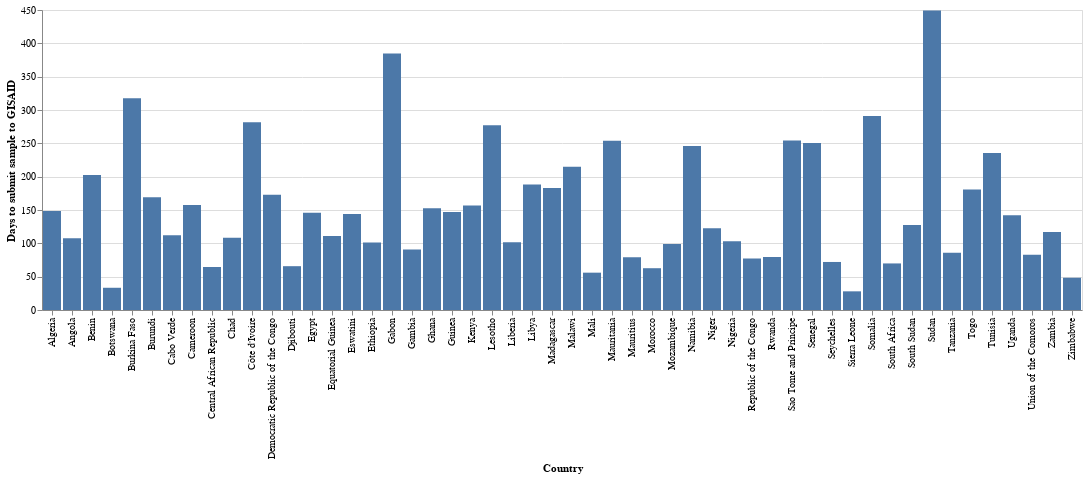

Notebook cell for this chart:
### Code cell
def date_greater_filter(date, cutoff):
    date_parts = date.split('-')
    date_day = int(date_parts[2]) if len(date_parts) == 3 else 0
    date_month = int(date_parts[1]) if len(date_parts) >= 2 else 0
    date_year = int(date_parts[0])
    return [date_year, date_month, date_day] >= cutoff

def date_lesser_filter(date, cutoff):
    return not date_greater_filter(date, cutoff)
 
alt.Chart(
    africa_metadata[africa_metadata.apply(lambda r:date_greater_filter(r['date_submitted'], [2021,11,1]), axis=1)].groupby('country').mean().reset_index().sort_values(by='days_to_submit')
).mark_bar().encode(x=alt.X("country", title="Country"), y=alt.Y("days_to_submit", title="Days to submit sample to GISAID"))

### Figure 1 — Vega-Lite specification as saved in the notebook (floating-point values rounded to 4 significant figures)
{"config": {"view": {"continuousWidth": 400, "continuousHeight": 300}}, "data": {"name": "data-cf3f63b7593e5d8d29f8a6e4bd395d41"}, "mark": "bar", "encoding": {"x": {"type": "nominal", "field": "country", "title": "Country"}, "y": {"type": "quantitative", "field": "days_to_submit", "title": "Days to submit sample to GISAID"}}, "$schema": "https://vega.github.io/schema/vega-lite/v4.8.1.json", "datasets": {"data-cf3f63b7593e5d8d29f8a6e4bd395d41": [{"country": "Sierra Leone", "length": 29760.0, "purpose_of_sequencing": null, "days_to_submit": 28.0}, {"country": "Botswana", "length": 29410.0, "purpose_of_sequencing": null, "days_to_submit": 33.35}, {"country": "Zimbabwe", "length": 29750.0, "purpose_of_sequencing": null, "days_to_submit": 48.4}, {"country": "Mali", "length": 29810.0, "purpose_of_sequencing": null, "days_to_submit": 56.0}, {"country": "Morocco", "length": 29740.0, "purpose_of_sequencing": null, "days_to_submit": 62.69}, {"country": "Central African Republic", "length": 29690.0, "purpose_of_sequencing": null, "days_to_submit": 64.47}, {"country": "Djibouti", "length": 29740.0, "purpose_of_sequencing": null, "days_to_submit": 65.72}, {"country": "South Africa", "length": 29680.0, "purpose_of_sequencing": null, "days_to_submit": 69.85}, {"country": "Seychelles", "length": 29700.0, "purpose_of_sequencing": null, "days_to_submit": 72.05}, {"country": "Republic of the Congo", "length": 29660.0, "purpose_of_sequencing": null, "days_to_submit": 77.25}, {"country": "Mauritius", "length": 29680.0, "purpose_of_sequencing": null, "days_to_submit": 79.22}, {"country": "Rwanda", "length": 29610.0, "purpose_of_sequencing": null, "days_to_submit": 79.34}, {"country": "Union of the Comoros", "length": 29730.0, "purpose_of_sequencing": null, "days_to_submit": 82.86}, {"country": "Tanzania", "length": 29390.0, "purpose_of_sequencing": null, "days_to_submit": 85.82}, {"country": "Gambia", "length": 29610.0, "purpose_of_sequencing": null, "days_to_submit": 90.87}, {"country": "Mozambique", "length": 29720.0, "purpose_of_sequencing": null, "days_to_submit": 99.16}, {"country": "Ethiopia", "length": 29750.0, "purpose_of_sequencing": null, "days_to_submit": 101.4}, {"country": "Liberia", "length": 29690.0, "purpose_of_sequencing": null, "days_to_submit": 101.7}, {"country": "Nigeria", "length": 29710.0, "purpose_of_sequencing": null, "days_to_submit": 103.2}, {"country": "Angola", "length": 29740.0, "purpose_of_sequencing": null, "days_to_submit": 107.8}, {"country": "Chad", "length": 29690.0, "purpose_of_sequencing": null, "days_to_submit": 108.4}, {"country": "Equatorial Guinea", "length": 29700.0, "purpose_of_sequencing": null, "days_to_submit": 111.0}, {"country": "Cabo Verde", "length": 29650.0, "purpose_of_sequencing": null, "days_to_submit": 112.0}, {"country": "Zambia", "length": 29640.0, "purpose_of_sequencing": null, "days_to_submit": 117.0}, {"country": "Niger", "length": 29480.0, "purpose_of_sequencing": null, "days_to_submit": 122.5}, {"country": "South Sudan", "length": 29700.0, "purpose_of_sequencing": null, "days_to_submit": 127.4}, {"country": "Uganda", "length": 29610.0, "purpose_of_sequencing": null, "days_to_submit": 142.2}, {"country": "Eswatini", "length": 29620.0, "purpose_of_sequencing": null, "days_to_submit": 144.0}, {"country": "Egypt", "length": 29740.0, "purpose_of_sequencing": null, "days_to_submit": 145.7}, {"country": "Guinea", "length": 29600.0, "purpose_of_sequencing": null, "days_to_submit": 146.8}, {"country": "Algeria", "length": 29650.0, "purpose_of_sequencing": null, "days_to_submit": 148.6}, {"country": "Ghana", "length": 29690.0, "purpose_of_sequencing": null, "days_to_submit": 152.6}, {"country": "Kenya", "length": 29730.0, "purpose_of_sequencing": null, "days_to_submit": 156.8}, {"country": "Cameroon", "length": 29720.0, "purpose_of_sequencing": null, "days_to_submit": 157.6}, {"country": "Burundi", "length": 29470.0, "purpose_of_sequencing": null, "days_to_submit": 169.1}, {"country": "Democratic Republic of the Congo", "length": 29650.0, "purpose_of_sequencing": null, "days_to_submit": 173.1}, {"country": "Togo", "length": 29750.0, "purpose_of_sequencing": null, "days_to_submit": 180.9}, {"country": "Madagascar", "length": 29800.0, "purpose_of_sequencing": null, "days_to_submit": 183.1}, {"country": "Libya", "length": 29610.0, "purpose_of_sequencing": null, "days_to_submit": 188.3}, {"country": "Benin", "length": 29710.0, "purpose_of_sequencing": null, "days_to_submit": 202.7}, {"country": "Malawi", "length": 29720.0, "purpose_of_sequencing": null, "days_to_submit": 214.7}, {"country": "Tunisia", "length": 29750.0, "purpose_of_sequencing": null, "days_to_submit": 235.4}, {"country": "Namibia", "length": 29680.0, "purpose_of_sequencing": null, "days_to_submit": 246.2}, {"country": "Senegal", "length": 29620.0, "purpose_of_sequencing": null, "days_to_submit": 250.7}, {"country": "Mauritania", "length": 29700.0, "purpose_of_sequencing": null, "days_to_submit": 254.0}, {"country": "Sao Tome and Principe", "length": 29770.0, "purpose_of_sequencing": null, "days_to_submit": 254.1}, {"country": "Lesotho", "length": 29630.0, "purpose_of_sequencing": null, "days_to_submit": 277.1}, {"country": "Côte d'Ivoire", "length": 29790.0, "purpose_of_sequencing": null, "days_to_submit": 281.7}, {"country": "Somalia", "length": 29120.0, "purpose_of_sequencing": null, "days_to_submit": 290.9}, {"country": "Burkina Faso", "length": 29580.0, "purpose_of_sequencing": null, "days_to_submit": 317.4}, {"country": "Gabon", "length": 29760.0, "purpose_of_sequencing": null, "days_to_submit": 384.8}, {"country": "Sudan", "length": 29650.0, "purpose_of_sequencing": null, "days_to_submit": 449.4}]}}
